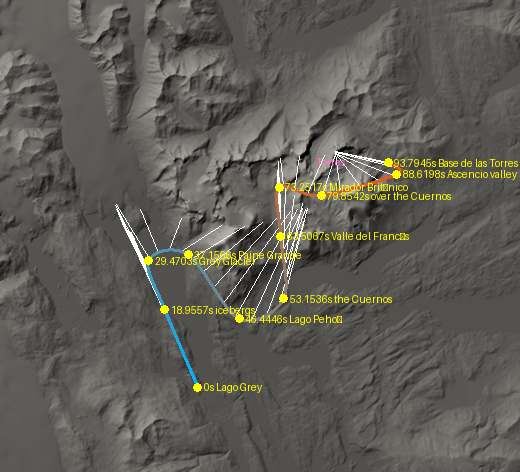
#> input picture flight_map.png, 520 x 472 px
$ python -i render.py   (imports and definitions only)
#> lines starting #> are read from the running program, lines starting #| are printed output that depends on the picture; after the words box and inside, x2 and y2 are one past the last pixel; in counts of white or black regions, pixels touching at a corner belong together
### flyover/scripts/config.py
"""Shared settings for the Torres del Paine flyover (forge3d).

Adapted from the Icefields Parkway flyover (github.com/bdgroves/icefields-flyover).
"""
from __future__ import annotations

from pathlib import Path

ROOT = Path(__file__).resolve().parent.parent
DATA = ROOT / "data"
CACHE = DATA / "cache"
OUT = ROOT / "out"

CRS = "EPSG:32718"             # WGS 84 / UTM zone 18S, metres (Sentinel-2's own grid here)

# Lago Grey and the edge of the Southern Patagonian Ice Field in the west to Laguna Amarga
# in the east; Lago Pehoé and Salto Grande in the south to the north side of the Paine massif.
WEST, EAST = -73.36, -72.78
SOUTH, NORTH = -51.17, -50.84
DEM_RES = 20.0                 # metres; the source is the 30 m Copernicus DEM
IMAGE_RES = 10.0               # Sentinel-2's native 10 m
IMAGE_TILES = 2                # north/south halves keep each texture a sensible size

DEM = DATA / "paine_dem_20m.tif"
# Patagonian summer, clearest passes first. Paine is famously cloudy, so the gaps are filled
# from the next summer back, using Sentinel-2's own scene classification.
IMAGE_BEST = None
IMAGE_DATE = ("2025-12-15", "2026-03-31")
IMAGE_FALLBACK = ("2024-12-01", "2025-03-31")


def image_path(k: int) -> Path:
    return DATA / f"sentinel2_{k}.png"


def graded(path: Path) -> Path:
    return path.with_name(path.stem + "_graded.png")


# Sunrise: February 10, 2026, 7:35 am in Magallanes (UTC-3). The sun is about six degrees up
# in the east-south-east, lighting the east faces of the Torres and the Cuernos.
SUN_UTC = (2026, 2, 10, 10, 35, 0)
SUN_LATLON = (-50.95, -73.0)

VIDEO = OUT / "torres_del_paine_flyover.mp4"


def grid():
    """(left, top, width px, height px) of the DEM grid in CRS metres."""
    from rasterio.warp import transform_bounds
    l, b, r, t = transform_bounds("EPSG:4326", CRS, WEST, SOUTH, EAST, NORTH)
    left, top = round(l / 100) * 100, round(t / 100) * 100
    w, h = int((r - left) // DEM_RES), int((top - b) // DEM_RES)
    return left, top, w, h


def bounds():
    left, top, w, h = grid()
    return left, top, left + w * DEM_RES, top - h * DEM_RES


# [7 lines left out: function image_tiles, not called in this run]


LEFT, TOP, RIGHT, BOTTOM = bounds()

### flyover/scripts/render.py
"""Step 3: fly the camera over Torres del Paine, and write the MP4.

    python render.py --preview                 # every 3rd frame at 640x360 -> out/preview.mp4
    python render.py --stills 0,20,40,60,94    # a few full-size frames -> out/stills/
    python render.py                           # the whole flight, 1920x1080 at 30 fps
    python render.py --frames-dir out/frames --chunk 3 --chunks 30   # one piece, as JPEGs
    python render.py --encode out/frames       # the pieces -> out/torres_del_paine_flyover.mp4

Terrain: Copernicus 30 m DEM at 20 m. Imagery: Sentinel-2 at 10 m. The sun is placed
just after a February sunrise; each frame gets a painted dawn sky, a warm grade and
distance haze, and the flight's opening and closing titles.
"""
from __future__ import annotations

import argparse
import shutil
import subprocess
import sys
import time
from pathlib import Path

import numpy as np
import rasterio
from PIL import Image

import forge3d as f3d

import config
import flight
import skyline

# Dawn sky, zenith to horizon, and a faint warm haze toward the horizon.
ZENITH = np.array([0.18, 0.30, 0.56])
HORIZON = np.array([0.98, 0.78, 0.66])
WARM = np.array([0.06, 0.015, -0.05])       # golden-hour highlights...
COOL = np.array([-0.06, 0.0, 0.07])        # ...and blue shadows
CONTRAST = 1.10
HAZE_MAX = 0.16
SATURATE = 1.25                          # the satellite colours need a lift after lighting
# Terrain shadows come from sun_visibility (traced through the heightfield), not a shadow
# map: over a 100 km scene the shadow map's texels are tens of metres and leave blocky
# grey patches on flat ground like the lakes.
PBR = {"enabled": True, "exposure": 0.9, "msaa": 8, "shadow_technique": "none",
       "height_ao": {"enabled": True, "strength": 0.7, "max_distance": 1500.0},
       "sun_visibility": {"enabled": True, "mode": "soft", "max_distance": 20000.0}}
LITE = {"msaa": 4}
PRESERVE_COLORS = False     # forge3d's colour-preserving overlay mode crushes shadows to black
# forge3d's physical sky with aerial perspective (distant walls fade into the air), and a
# thin layer of valley haze that catches the low sun as light shafts.
SKY = {"enabled": True, "turbidity": 3.2, "ground_albedo": 0.25, "sun_intensity": 0.55,
       "aerial_perspective": True, "sky_exposure": 0.65}
HAZE = {"enabled": True, "mode": "height", "density": 0.004, "height_falloff": 0.12, "scattering": 0.55,
        "absorption": 0.15, "light_shafts": True, "shaft_intensity": 0.30, "steps": 32, "half_res": False}
# A gentle sun and a strong sky light. forge3d's sun adds a specular sheen that doesn't depend
# on the ground's colour, so at full strength it turns dark forest and deep lakes pale grey
# wherever the ground faces the light; the sky light only scales the imagery's own colours.
SUN_INTENSITY = 0.4
TERRAIN = {"zscale": 1.0, "ambient": 0.5}


class _Tee:
    """Wraps the viewer's stdout so everything it prints also lands in out/viewer.log."""

    def __init__(self, stream, log):
        self._s, self._log = stream, log

    # [5 lines left out: function _keep, not called in this run]

    def readline(self, *a):
        return self._keep(self._s.readline(*a))

    def read(self, *a):
        return self._keep(self._s.read(*a))

    def __iter__(self):
        for line in self._s:
            yield self._keep(line)

    def __getattr__(self, name):
        return getattr(self._s, name)


# [17 lines left out: function open_viewer, not called in this run]


def sky_mask(img: np.ndarray) -> np.ndarray:
    """Fallback sky (the projected skyline in skyline.py is used when the DEM is at hand):
    a smooth, near-white gradient joined to the top edge."""
    from scipy import ndimage
    lo, hi = img.min(axis=2), img.max(axis=2)
    lum = img.mean(axis=2).astype(np.float32)
    smooth = np.abs(lum - ndimage.uniform_filter(lum, 3)) < 1.5
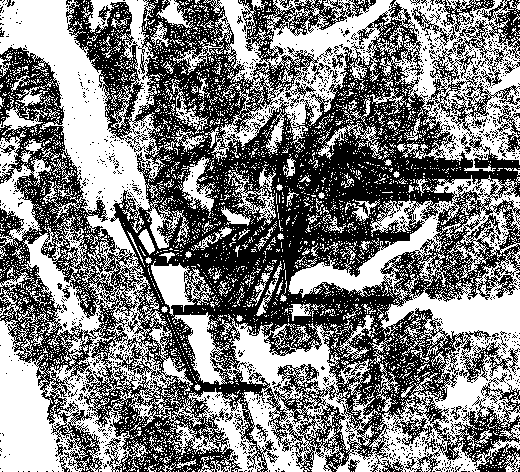
#> smooth: shape (472, 520) bool; 50% white; 1365 black regions (1319 under 20 px), largest, box (x1, y1, x2, y2) and area: (0, 0, 520, 472) 114902, (452, 0, 520, 87) 1579, (435, 0, 495, 32) 541
    cand = (lo >= 228) & (hi - lo <= 10) & smooth
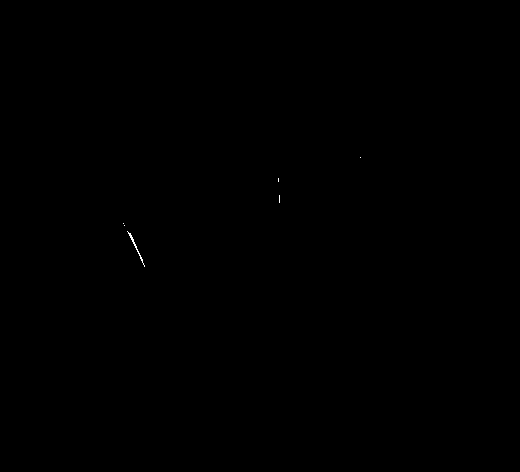
#> cand: shape (472, 520) bool; 0.03% white in thin lines or dots, all inside (x1, y1, x2, y2) = (123, 157, 361, 267)
    lab, n = ndimage.label(cand)
#> lab: shape (472, 520) int32; 10 distinct labels, from 0 to 9
#> n = 9
    top = np.unique(lab[0][lab[0] > 0])
#> top = empty array
    sky = np.isin(lab, top)
#> sky: shape (472, 520) bool; every value is 0
    # toward the low sun part of forge3d's background comes out a flat, brighter white,
    # split from the grey by an antialiased seam: take any untextured bright patch that
    # touches the grey sky (the satellite imagery always has texture, even on snow)
    f = img.astype(np.float32)
    var = sum(ndimage.uniform_filter(f[..., c] ** 2, 7) - ndimage.uniform_filter(f[..., c], 7) ** 2 for c in range(3))
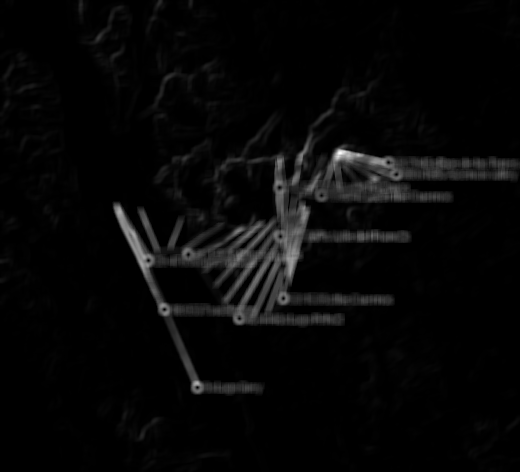
#> var: shape (472, 520) float32; min 0, max 40787.5, mean 1228.8; drawn with min black and max white
    flat = (var < 6.0) & (lum > 212)
    wl, _ = ndimage.label(flat)
#> wl: shape (472, 520) int32; every value is 0
    for _ in range(3):                     # the haze can come in bands, each with its own seam
        near = ndimage.binary_dilation(sky, iterations=16)
        ids = np.unique(wl[near & (wl > 0) & ~sky])
        if not len(ids):
            break
        sizes = ndimage.sum(flat, wl, ids)
        sky |= np.isin(wl, [i for i, z in zip(ids, sizes) if z > 400])
    sky = ndimage.binary_closing(sky, iterations=4) | sky
    # close pinholes left by the smoothness test
    return ndimage.binary_closing(sky, iterations=2) | sky


def finish(png: Path, top=None) -> np.ndarray:
    """Evening look: a painted sky behind the terrain, warm highlights and cool shadows on the
    land, and haze thickening toward the skyline (distant ridges sit near it)."""
    img = np.asarray(Image.open(png).convert("RGB")).astype(np.int16)
    sky = skyline.mask(img, *top) if top is not None else sky_mask(img)
    h = img.shape[0]
#> h = 472
    # skyline: the typical height where the sky ends, never so high it squashes the gradient
    first_land = np.argmin(sky, axis=0)
#> first_land = 520 values from 0 to 0
    first_land[sky.all(axis=0)] = h
    horizon = int(np.clip(np.median(first_land), 0.30 * h, h))
#> horizon = 141
    x = img.astype(np.float64) / 255.0

    lum = x @ np.array([0.2126, 0.7152, 0.0722])
    hi = np.clip((lum - 0.2) / 0.6, 0, 1)[..., None]
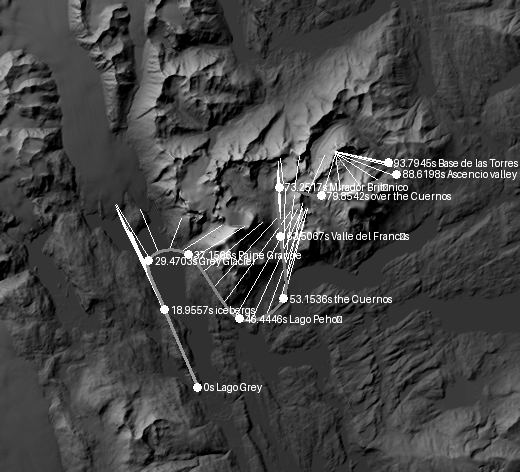
#> hi: shape (472, 520, 1) float64; min 0, max 1, mean 0.27
    hi = hi * hi * (3 - 2 * hi)
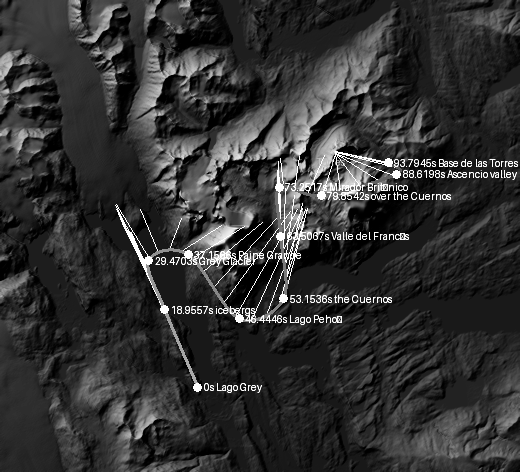
#> hi: shape (472, 520, 1) float64; min 0, max 1, mean 0.198
    x = x * (1 + hi * WARM) * (1 + (1 - hi) * COOL)
    x = np.clip((x - 0.5) * CONTRAST + 0.5, 0, 1)
    gray = (x @ np.array([0.2126, 0.7152, 0.0722]))[..., None]
    x = np.clip(gray + (x - gray) * SATURATE, 0, 1)
    # haze: strongest just under the skyline, gone ~40% of the frame further down
    d = np.clip((np.arange(h) - horizon) / (0.25 * h), 0, 1)[:, None, None]
#> d = 472 values from 0 to 1
    x = x * (1 - HAZE_MAX * (1 - d) ** 2) + HORIZON * HAZE_MAX * (1 - d) ** 2
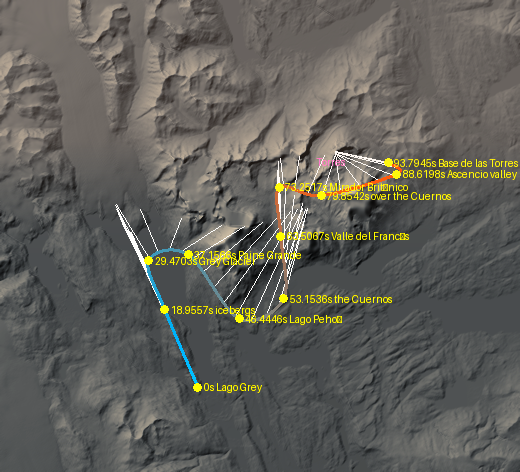
#> x: shape (472, 520, 3) float64; mean R, G, B 0.382, 0.377, 0.353

    t = np.clip(np.arange(h) / max(horizon, 1), 0.0, 1.0)[:, None] ** 1.5
#> t = 472 values from 0 to 1
    paint = ZENITH * (1 - t) + HORIZON * t
#> paint = 472 rows, first 8: [0.18, 0.3, 0.56], [0.18, 0.3, 0.56], [0.181, 0.301, 0.56], [0.182, 0.301, 0.56], [0.184, 0.302, 0.56], [0.185, 0.303, 0.561], [0.187, 0.304, 0.561], [0.189, 0.305, 0.561]
    x[sky] = np.broadcast_to(paint[:, None, :], x.shape)[sky]
    # soften the skyline edge by a pixel
    a = sky.astype(np.float64)
#> a: shape (472, 520) float64; every value is 0
    from scipy.ndimage import gaussian_filter
    a = gaussian_filter(a, 0.8)[..., None]
    sky_img = np.broadcast_to(paint[:, None, :], x.shape)
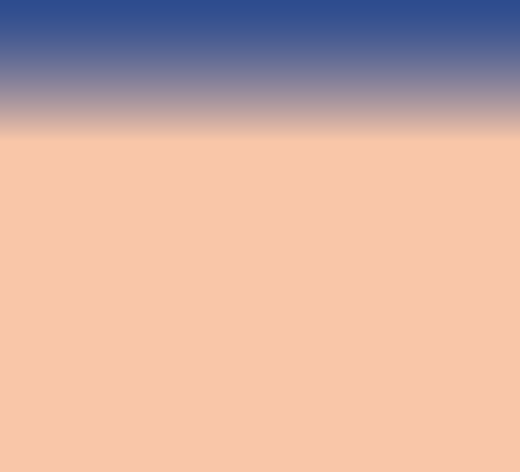
#> sky_img: shape (472, 520, 3) float64; mean R, G, B 0.836, 0.693, 0.642
    x = x * (1 - a) + sky_img * a
    return np.clip(x * 255.0 + 0.5, 0, 255).astype(np.uint8)


FONT = "/usr/share/fonts/truetype/dejavu/DejaVuSans.ttf"
FONT_B = "/usr/share/fonts/truetype/dejavu/DejaVuSans-Bold.ttf"
TITLES = [  # (start s, end s, big line, small line)
    (0.6, 6.0, "Torres del Paine", "Patagonia, Chile · a flight at sunrise"),
    (-6.5, -0.4, "Grey Glacier to the Torres", "Copernicus DEM · Sentinel-2 · forge3d · brooksgroves.com"),
]


# [35 lines left out: functions titles, encode, not called in this run]


def uv(left, top, right, bottom):
    W, H = config.RIGHT - config.LEFT, config.TOP - config.BOTTOM
    return ((left - config.LEFT) / W, (config.TOP - top) / H, (right - config.LEFT) / W, (config.TOP - bottom) / H)


# [128 lines left out: function main, not called in this run]


# [11 lines not run here, left out]

>>> result = finish('../../flight_map.png')
